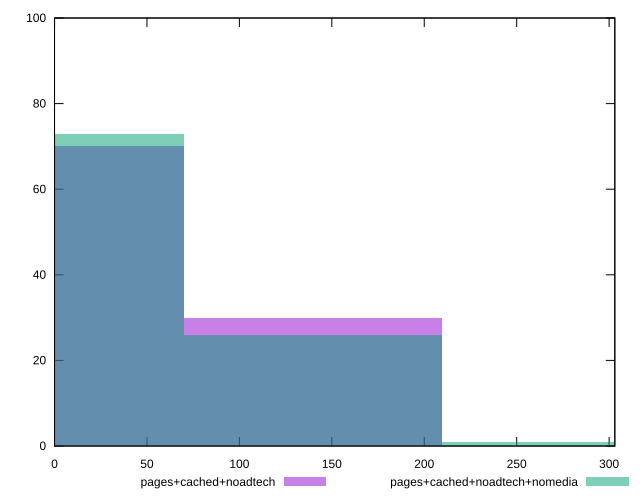

Write the gnuplot code that produced this figure.
reset

$pagesCachedNoadtech <<EOF
139.73564470382303 30
0 70
EOF

$pagesCachedNoadtechNomedia <<EOF
279.47128940764605 1
0 73
139.73564470382303 26
EOF

set key outside below
set boxwidth 139.73564470382303
set xrange [0:303.088]
set yrange [0:100]
set trange [0:100]
set style fill transparent solid 0.5 noborder
set terminal svg size 640, 500 enhanced background rgb 'white'
set output "report_00016_2021-02-10T13-31-48.338Z/uses-rel-preconnect/comparison/histogram/2_vs_3.svg"

plot $pagesCachedNoadtech title "pages+cached+noadtech" with boxes, \
     $pagesCachedNoadtechNomedia title "pages+cached+noadtech+nomedia" with boxes

reset
